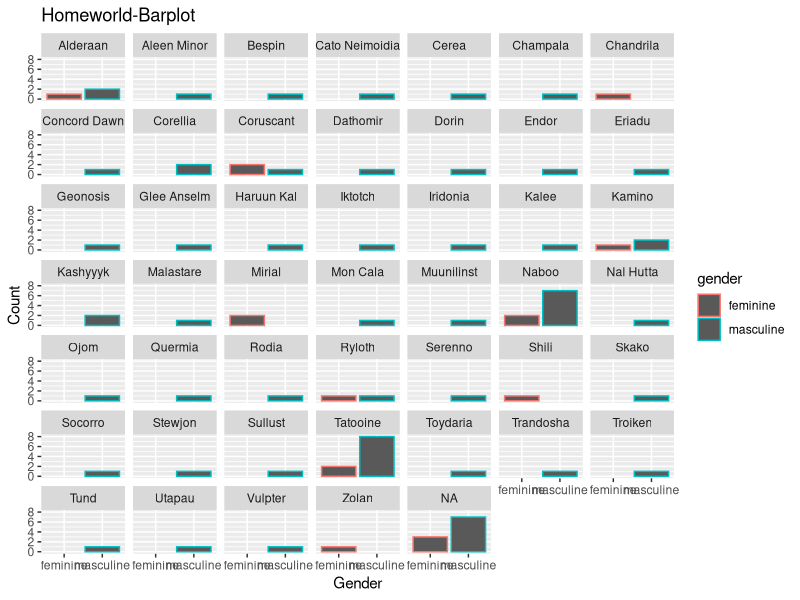

Source code (R):
## ---- chunk 1
library(tidyverse) 
## ---- chunk 2
sites <- read_csv("data/sand_minerals.csv")
location_descriptions <- read_csv("data/location_descriptions.csv")
density <- read_csv("data/density.csv")
solubility_hardness <- read_csv("data/solubility_hardness.csv")
## ---- chunk 3
glimpse(sites)

 names(sites)
## ---- chunk 4
glimpse(density)
glimpse(location_descriptions)
glimpse(solubility_hardness)

names(density)
names(location_descriptions)
names(solubility_hardness)
## ---- chunk 5
sand_minerals_density <- sites %>% left_join(density)

sand_mineral_properties <- sand_minerals_density %>% 
  left_join(solubility_hardness)

## ---- chunk 6
sand_mineral_properties %>% count(location)
## ---- chunk 7
sand_mineral_properties %>% slice_tail(n = 10)
## ---- chunk 8
sand_mineral_properties %>%
  arrange(desc(density)) %>%
  slice_tail(n = 10)
## ---- chunk 9
sand_mineral_properties %>%
  select(1,5) %>%
  slice_tail(n = 5)
## ---- chunk 10
sand_mineral_properties %>%
  filter(is.na(hardness) != TRUE) %>%
  arrange(desc(density)) %>%
  slice_head(n = 5)
## ---- chunk 11
glimpse(density)
## ---- chunk 12
density %>%
count(minerals)
## ---- chunk 13
density_1000 <- density %>% 
  mutate(density_1000 = density/1000)
## ---- chunk 14
sand_mineral_properties %>%
  summarize(mean_density= mean(density))
  
## ---- chunk 15
sand_mineral_properties %>%
  group_by(location) %>% 
  summarize(mean_density= mean(density))
## ---- chunk 16
starwars %>%
  filter(is.na(gender)==FALSE ) %>% 
  ggplot(aes(x = gender, color = gender)) +
  geom_bar( position = "stack") +
  labs(
    title = "Homeworld-Barplot",
    x = "Gender",
    y = "Count"
  ) +
 facet_wrap(~homeworld)
  
